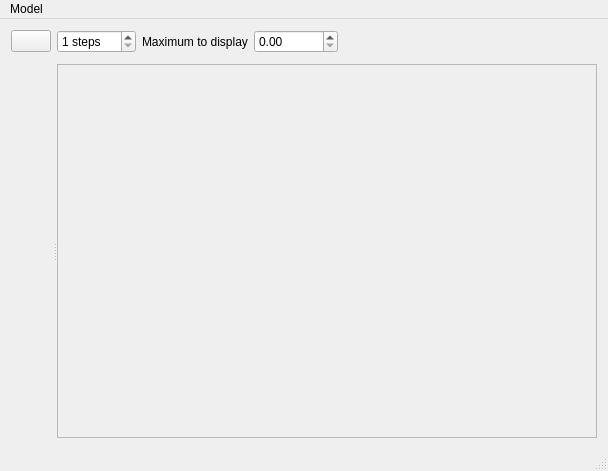
<?xml version="1.0" encoding="UTF-8"?>
<ui version="4.0">
 <class>MainWindow</class>
 <widget class="QMainWindow" name="MainWindow">
  <property name="geometry">
   <rect>
    <x>0</x>
    <y>0</y>
    <width>608</width>
    <height>471</height>
   </rect>
  </property>
  <property name="windowTitle">
   <string>Cell-automata epidemics modeling</string>
  </property>
  <widget class="QWidget" name="centralWidget">
   <layout class="QVBoxLayout" name="verticalLayout">
    <item>
     <layout class="QHBoxLayout" name="horizontalLayout_4">
      <property name="bottomMargin">
       <number>5</number>
      </property>
      <item>
       <widget class="QPushButton" name="stepButton">
        <property name="text">
         <string/>
        </property>
        <property name="icon">
         <iconset resource="tango-icons.qrc">
          <normaloff>:/icons/icons/media-playback-start.png</normaloff>:/icons/icons/media-playback-start.png</iconset>
        </property>
       </widget>
      </item>
      <item>
       <widget class="QSpinBox" name="stepsCount">
        <property name="suffix">
         <string> steps</string>
        </property>
        <property name="minimum">
         <number>1</number>
        </property>
        <property name="maximum">
         <number>300</number>
        </property>
       </widget>
      </item>
      <item>
       <widget class="QLabel" name="label">
        <property name="text">
         <string>Maximum to display</string>
        </property>
       </widget>
      </item>
      <item>
       <widget class="QDoubleSpinBox" name="maxDisplayField">
        <property name="maximum">
         <double>100000.000000000000000</double>
        </property>
       </widget>
      </item>
      <item>
       <spacer name="horizontalSpacer">
        <property name="orientation">
         <enum>Qt::Horizontal</enum>
        </property>
        <property name="sizeHint" stdset="0">
         <size>
          <width>40</width>
          <height>20</height>
         </size>
        </property>
       </spacer>
      </item>
     </layout>
    </item>
    <item>
     <widget class="QSplitter" name="splitter">
      <property name="sizePolicy">
       <sizepolicy hsizetype="Expanding" vsizetype="Expanding">
        <horstretch>0</horstretch>
        <verstretch>0</verstretch>
       </sizepolicy>
      </property>
      <property name="orientation">
       <enum>Qt::Horizontal</enum>
      </property>
      <widget class="QWidget" name="layoutWidget">
       <layout class="QVBoxLayout" name="modelPropsLayout">
        <item>
         <layout class="QHBoxLayout" name="horizontalLayout">
          <property name="bottomMargin">
           <number>5</number>
          </property>
         </layout>
        </item>
        <item>
         <spacer name="verticalSpacer">
          <property name="orientation">
           <enum>Qt::Vertical</enum>
          </property>
          <property name="sizeHint" stdset="0">
           <size>
            <width>20</width>
            <height>40</height>
           </size>
          </property>
         </spacer>
        </item>
       </layout>
      </widget>
      <widget class="QScrollArea" name="scrollArea">
       <property name="sizePolicy">
        <sizepolicy hsizetype="Expanding" vsizetype="Expanding">
         <horstretch>1</horstretch>
         <verstretch>0</verstretch>
        </sizepolicy>
       </property>
       <property name="widgetResizable">
        <bool>true</bool>
       </property>
       <widget class="QWidget" name="scrollAreaWidgetContents">
        <property name="geometry">
         <rect>
          <x>0</x>
          <y>0</y>
          <width>562</width>
          <height>369</height>
         </rect>
        </property>
        <layout class="QVBoxLayout" name="verticalLayout_3">
         <item>
          <widget class="CellViewer" name="viewer" native="true">
           <property name="sizePolicy">
            <sizepolicy hsizetype="Expanding" vsizetype="Preferred">
             <horstretch>0</horstretch>
             <verstretch>0</verstretch>
            </sizepolicy>
           </property>
          </widget>
         </item>
        </layout>
       </widget>
      </widget>
     </widget>
    </item>
   </layout>
   <zorder>splitter</zorder>
   <zorder></zorder>
  </widget>
  <widget class="QMenuBar" name="menuBar">
   <property name="geometry">
    <rect>
     <x>0</x>
     <y>0</y>
     <width>608</width>
     <height>22</height>
    </rect>
   </property>
   <widget class="QMenu" name="menu">
    <property name="title">
     <string>Model</string>
    </property>
    <addaction name="NewAction"/>
    <addaction name="separator"/>
    <addaction name="action"/>
    <addaction name="separator"/>
   </widget>
   <addaction name="menu"/>
  </widget>
  <widget class="QStatusBar" name="statusBar"/>
  <action name="NewAction">
   <property name="text">
    <string>New</string>
   </property>
  </action>
  <action name="actionSdfsdfsfdwer">
   <property name="text">
    <string>sdfsdfsfdwer</string>
   </property>
  </action>
  <action name="actionWerwerwer">
   <property name="text">
    <string>werwerwer</string>
   </property>
  </action>
  <action name="action">
   <property name="text">
    <string>Exit</string>
   </property>
  </action>
 </widget>
 <layoutdefault spacing="6" margin="11"/>
 <customwidgets>
  <customwidget>
   <class>CellViewer</class>
   <extends>QWidget</extends>
   <header location="global">cellviewer.hpp</header>
   <container>1</container>
  </customwidget>
 </customwidgets>
 <resources>
  <include location="tango-icons.qrc"/>
 </resources>
 <connections/>
</ui>
